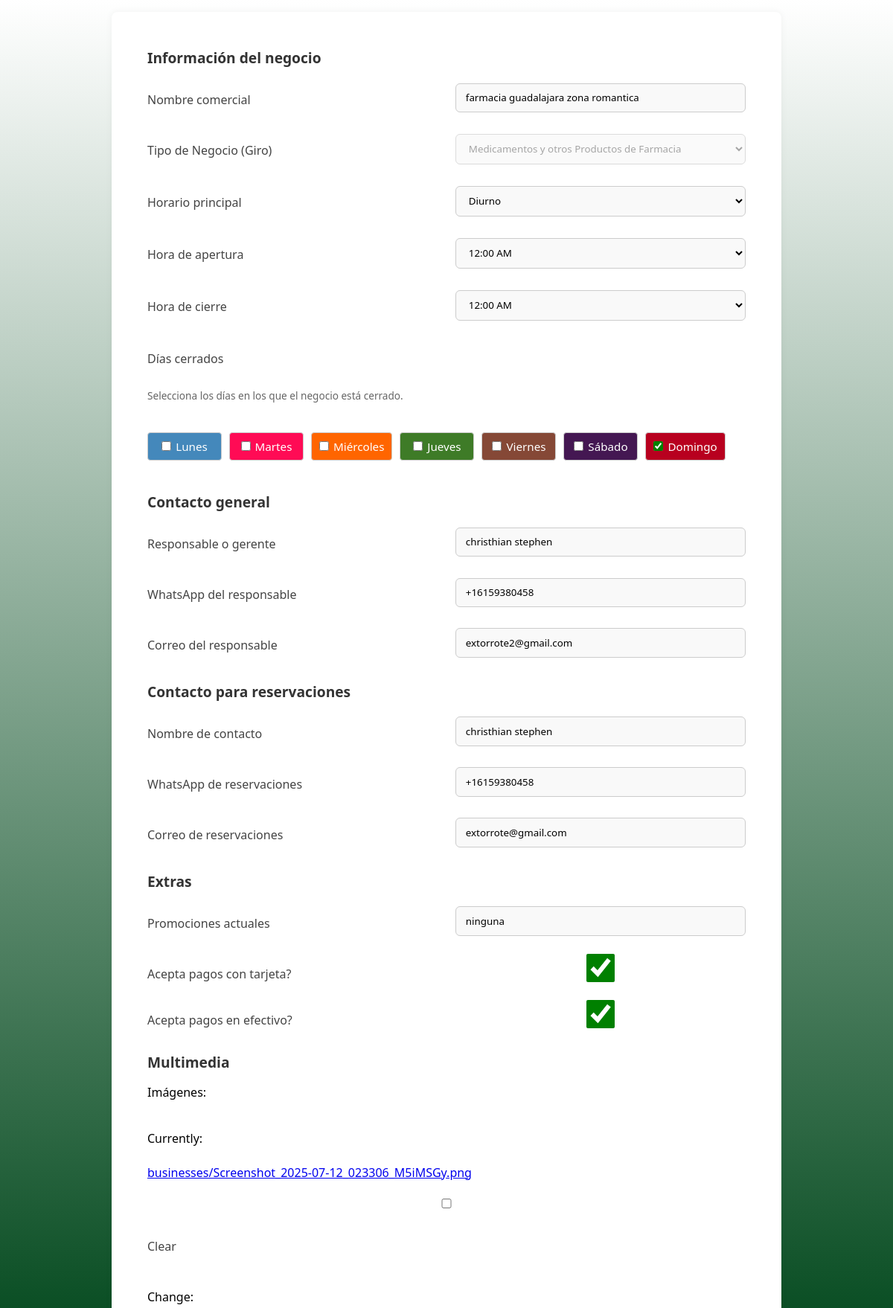
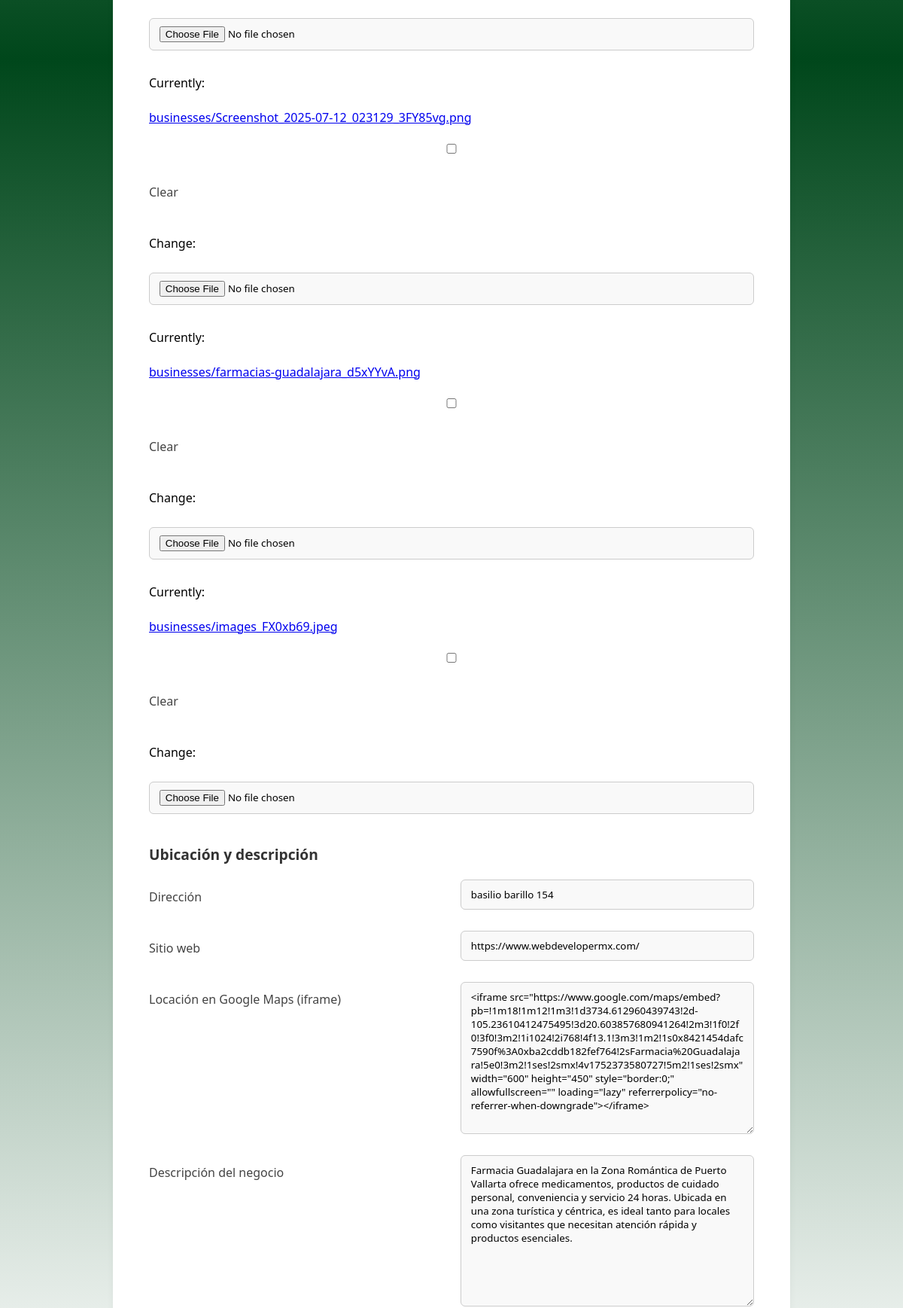
/negocio/46/editar/ (signed in, upper part), run on the app's committed database (2 pictures, top to bottom).
### ventasapp/models.py (models this page shows, shortened)
class Business(models.Model):
    TIME_CATEGORY = [
        ('diurno', 'Diurno'),
        ('nocturno', 'Nocturno'),
        ('24_horas', '24 Horas'),
    ]
    is_active = models.BooleanField(default=True)
    owner = models.ForeignKey(User, on_delete=models.CASCADE, related_name='businesses', null=True, blank=True)
    commercial_name = models.CharField(max_length=100)
    city = models.CharField(max_length=50, choices=CITIES)
    time_category = models.CharField(max_length=20, choices=TIME_CATEGORY, default='diurno')
    opening_time = models.TimeField()
    closing_time = models.TimeField()
    closed_days = models.TextField(
        blank=True,
        help_text="Días de la semana en los que el negocio está cerrado, separados por comas. Ej: mon,tue,sun"
    )
    tipos_de_negocio = models.CharField(max_length=200, choices=ALL_CATEGORY_TYPES)
    manager_name = models.CharField(max_length=100)
    owner_or_manager_whatsapp = models.CharField(max_length=20)
    owner_or_manager_email = models.EmailField()
    reservations_contact_name = models.CharField(max_length=100)
    reservations_whatsapp = models.CharField(max_length=20)
    reservations_email = models.EmailField()
    current_promotions = models.CharField(max_length=1000, blank=True, null=True)
    acepta_tarjeta = models.BooleanField(default=True, verbose_name="¿Acepta pagos con tarjeta?")
    acepta_efectivo = models.BooleanField(default=True, verbose_name="¿Acepta pagos en efectivo?")
    image1 = models.ImageField(upload_to='businesses/', null=True, blank=True)
    image2 = models.ImageField(upload_to='businesses/', null=True, blank=True)
    image3 = models.ImageField(upload_to='businesses/', null=True, blank=True)
    image4 = models.ImageField(upload_to='businesses/', null=True, blank=True)
    address = models.CharField(max_length=255)
    latitude = models.DecimalField(max_digits=10, decimal_places=8, null=True, blank=True)
    longitude = models.DecimalField(max_digits=11, decimal_places=8, null=True, blank=True)
    website = models.URLField(blank=True, null=True)
    description = models.TextField()
    google_maps = models.TextField(blank=True, null=True)

### ventasapp/views.py (the view)
# urls.py: path('negocio/<int:business_id>/editar/', views.create_or_update_business, name='edit_business'),
@login_required
def create_or_update_business(request, business_id=None):
    if business_id:
        business = get_object_or_404(Business, id=business_id)
        if business.owner != request.user:
            return HttpResponseForbidden("No estás autorizado para editar este negocio.")
    else:
        business = None
    user_giro = request.user.userprofile.giro_de_negocio
    if request.method == 'POST':
        form = BusinessForm(request.POST, request.FILES, instance=business)
        if form.is_valid():
            is_creating = business is None
            business = form.save(commit=False)
            if is_creating:
                business.owner = request.user
                business.owner_or_manager_email = request.user.email
                business.city = request.user.userprofile.city
                business.tipos_de_negocio = user_giro
                business.is_active = False  # Solo para nuevos negocios
            else:
                business.is_active = Business.objects.get(id=business.id).is_active
            business.save()
            form.save_m2m()
            if is_creating:
                return redirect('redirect_to_stripe_checkout', business_id=business.id)
            else:
                return redirect('dashboard')
    else:
        initial = {}
        if not business_id:
            initial['tipos_de_negocio'] = user_giro
        form = BusinessForm(instance=business, initial=initial)
        form.fields['tipos_de_negocio'].disabled = True
    return render(request, 'business_form.html', {'form': form})

### ventasapp/context_processors.py (called while the page is built)
def carrito_items_count(request):
    try:
        if not request.session.session_key:
            request.session.create()
        session_key = request.session.session_key
        cart = Cart.objects.filter(session_key=session_key).first()
        total_items = 0
        if cart:
            total_items = cart.items.aggregate(total=Sum('cantidad'))['total'] or 0
        return {'items_carrito': total_items}
    except:
        return {'items_carrito': 0}

### ventasapp/templates/business_form.html (shortened to what this page needs)
<!DOCTYPE html>
<html lang="es">
<head>
    {% load static %}
    <link rel="stylesheet" type="text/css" href="{% static 'css/estilos_crear_negocio.css' %}">
    <link rel="stylesheet" type="text/css" href="{% static 'css/headers.css' %}">
</head>
<body>
    <form method="POST" enctype="multipart/form-data">
        <fieldset>
            <legend>Información del negocio</legend>
            <label for="{{ form.commercial_name.id_for_label }}">Nombre comercial</label>
            {{ form.commercial_name }}
            <label for="{{ form.tipos_de_negocio.id_for_label }}">Tipo de Negocio (Giro)</label>
            {{ form.tipos_de_negocio }}
            <label for="{{ form.time_category.id_for_label }}">Horario principal</label>
            {{ form.time_category }}
            <label for="{{ form.opening_time.id_for_label }}">Hora de apertura</label>
            {{ form.opening_time }}
            <label for="{{ form.closing_time.id_for_label }}">Hora de cierre</label>
            {{ form.closing_time }}
            <label for="{{ form.closed_days.id_for_label }}">Días cerrados</label>
            <small>{{ form.closed_days.help_text }}</small>
            <div class="closed-days-row">
                {% for checkbox in form.closed_days %}
                    <label class="closed-day-option">{{ checkbox.tag }} {{ checkbox.choice_label }}</label>
                {% endfor %}
            </div>
        </fieldset>
        <fieldset>
            <legend>Contacto general</legend>
            <label for="{{ form.manager_name.id_for_label }}">Responsable o gerente</label>
            {{ form.manager_name }}
            <label for="{{ form.owner_or_manager_whatsapp.id_for_label }}">WhatsApp del responsable</label>
            {{ form.owner_or_manager_whatsapp }}
            <label for="{{ form.owner_or_manager_email.id_for_label }}">Correo del responsable</label>
            {{ form.owner_or_manager_email }}
        </fieldset>
        <fieldset>
            <legend>Contacto para reservaciones</legend>
            <label for="{{ form.reservations_contact_name.id_for_label }}">Nombre de contacto</label>
            {{ form.reservations_contact_name }}
            <label for="{{ form.reservations_whatsapp.id_for_label }}">WhatsApp de reservaciones</label>
            {{ form.reservations_whatsapp }}
            <label for="{{ form.reservations_email.id_for_label }}">Correo de reservaciones</label>
            {{ form.reservations_email }}
        </fieldset>
        <fieldset>
            <legend>Extras</legend>
            <label for="{{ form.current_promotions.id_for_label }}">Promociones actuales</label>
            {{ form.current_promotions }}
              <label for="{{ form.acepta_tarjeta.id_for_label }}">Acepta pagos con tarjeta?</label>
            {{ form.acepta_tarjeta }}
              <label for="{{ form.acepta_efectivo.id_for_label }}">Acepta pagos en efectivo?</label>
            {{ form.acepta_efectivo }}
        </fieldset>
        <fieldset>
            <legend>Multimedia</legend>
            <p>Imágenes:</p>
            {{ form.image1 }}
            {{ form.image2 }}
            {{ form.image3 }}
            {{ form.image4 }}
        </fieldset>
        <fieldset>
            <legend>Ubicación y descripción</legend>
            <label for="{{ form.address.id_for_label }}">Dirección</label>
            {{ form.address }}
            <label for="{{ form.website.id_for_label }}">Sitio web</label>
            {{ form.website }}
            <label for="{{ form.google_maps.id_for_label }}">Locación en Google Maps (iframe)</label>
            {{ form.google_maps }}
            <label for="{{ form.description.id_for_label }}">Descripción del negocio</label>
            {{ form.description }}
        </fieldset>
    </form>
</body>
</html>

### ventasapp/static/css/estilos_crear_negocio.css (style rules this page uses)
* { margin:0; padding:0; }
body { background-image:linear-gradient(#fff,#00471b ,#fff) ; }
form, fieldset, legend, label, input, select, textarea, button { box-sizing: border-box; font-family: 'Segoe UI', Tahoma, Geneva, Verdana, sans-serif; }
form { max-width: 900px; margin: 1rem auto; padding: 2rem; background-color: #ffffff; border-radius: 8px; box-shadow: 0 0 10px rgba(0,0,0,0.05); }
fieldset { border: none; margin-bottom: 2rem; padding: 0; }
legend { font-size: 1.2rem; font-weight: bold; margin-bottom: 1rem; color: #333; }
label { display: block; margin-top: 1rem; font-weight: 500; color: #444; }
input[type="text"], input[type="email"], input[type="time"], input[type="url"], input[type="file"], select, textarea { width: 100%; padding: 0.6rem 0.8rem; margin-top: 0.3rem; border: 1px solid #ccc; border-radius: 6px; background-color: #f9f9f9; transition: border-color 0.3s; }
small { display: block; margin-top: 0.3rem; color: #666; font-size: 0.85rem; }
fieldset:has(input[type="file"]) { display: flex; flex-direction: column; }
fieldset:has(input[type="file"]) p { margin-bottom: 1rem; }
fieldset:has(input[type="file"]) input[type="file"] { margin-bottom: 0.5rem; }
@media (min-width: 768px) { form { padding: 3rem; } }
@media (min-width: 768px) { fieldset { display: flex; flex-wrap: wrap; gap: 1.5rem; } }
@media (min-width: 768px) { fieldset > label { flex: 1 1 45%; margin-top: 1rem; } }
@media (min-width: 768px) { fieldset > input, fieldset > select, fieldset > textarea { flex: 1 1 45%; } }
@media (min-width: 768px) { fieldset > small { flex: 1 1 100%; } }
.closed-days-row { display: flex; flex-wrap: wrap; gap: 10px; margin-bottom: 10px; justify-content: flex-start; }
.closed-day-option { display: flex; align-items: center; gap: 6px; padding: 8px 10px; color:white; border: 1px solid #ccc; border-radius: 4px; font-size: 0.95em; cursor: pointer; min-width: 100px; justify-content: center; text-align: center; white-space: nowrap; }
.closed-day-option:first-child { background-color: #48b; }
.closed-day-option:nth-child(2) { background-color: #FF0B55; }
.closed-day-option:nth-child(3) { background-color: #FF6500; }
.closed-day-option:nth-child(4) { background-color: #3E7B27; }
.closed-day-option:nth-child(5) { background-color: #854836; }
.closed-day-option:nth-child(6) { background-color: #441752; }
.closed-day-option:nth-child(7) { background-color: #B8001F; }
input[type="checkbox"] { accent-color: green; cursor: pointer; }

### ventasapp/static/css/headers.css (style rules this page uses)
body, html { margin: 0; padding: 0; }
body { background-color:#fff; }

### data on the page
Business: commercial_name "farmacia guadalajara zona romantica", tipos_de_negocio "Medicamentos y otros Productos de Farmacia", time_category "Diurno", opening_time "12:00 AM", closing_time "12:00 AM", manager_name "christhian stephen", owner_or_manager_whatsapp "+16159380458", owner_or_manager_email "extorrote2@gmail.com", reservations_contact_name "christhian stephen", reservations_whatsapp "+16159380458", reservations_email "extorrote@gmail.com", current_promotions "ninguna", acepta_tarjeta "☑", acepta_efectivo "☑", address "basilio barillo 154", website "https://www.webdevelopermx.com/", google_maps "<iframe src=\"https://www.google.com/maps/embed?pb=!1m18!1m12!1m3!1d3734.612960439743!2d-105.23610412475495!3d20.603857680941264!2m3!1f0!2f0!3f0!3m2!1i1024!2i768!4f13.1!3m3!1m2!1s0x8421454dafc7590f%3A0xba2cddb182fef764!2sFarmacia%20Guadalajara!5e0!3m2!1ses!2smx!4v1752373580727!5m2!1ses!2smx\" width=\"600\" height=\"450\" style=\"border:0;\" allowfullscreen=\"\" loading=\"lazy\" referrerpolicy=\"no-referrer-when-downgrade\"></iframe>", description "Farmacia Guadalajara en la Zona Romántica de Puerto Vallarta ofrece medicamentos, productos de cuidado personal, conveniencia y servicio 24 horas. Ubicada en una zona turística y céntrica, es ideal tanto para locales como visitantes que necesitan atención rápida y productos esenciales."

### other printed values
{{ checkbox.choice_label }} "Lunes" "Martes" "Miércoles" "Jueves" "Viernes" "Sábado" "Domingo"
